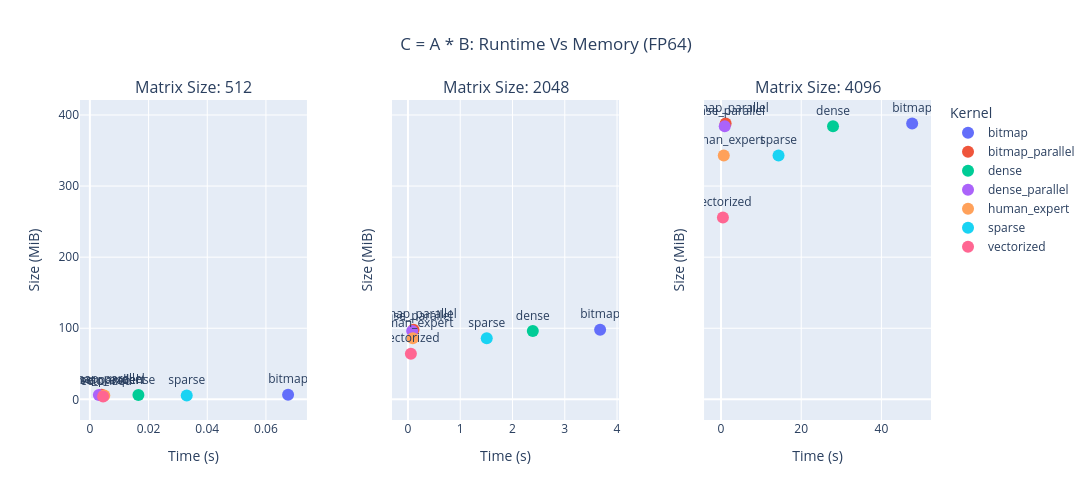

Notebook source saved alongside this figure:
### Code cell
SIZES = [512, 2048, 4096]
SPARSITY = 50

fig = make_subplots(
    rows=1, 
    cols=3,
    subplot_titles=(f'Matrix Size: {SIZES[0]}',
                   f'Matrix Size: {SIZES[1]}',
                   f'Matrix Size: {SIZES[2]}',),
    horizontal_spacing=0.1,
    shared_yaxes=True,
    shared_xaxes=False
)


df_list = []
for size in SIZES:
    df_list.append(full_df[(full_df["M"] == size) & (full_df["sparsity"] == SPARSITY)])

unique_kernels = full_df['kernel'].unique()
color_sequence = px.colors.qualitative.Plotly

for i, df in enumerate(df_list, start=1):
    for j, kernel in enumerate(unique_kernels):
        kernel_df = df[df['kernel'] == kernel]
        fig.add_trace(
            go.Scatter(
                x=kernel_df['seconds'],
                y=kernel_df['mb'],
                mode='markers+text',
                name=kernel,
                text=kernel,
                textposition='top center',
                marker=dict(
                    size=15,
                    color=color_sequence[j % len(color_sequence)]
                ),
                hovertemplate=(
                    "Time: %{x:.2f}s<br>" +
                    "Memory: %{y:.2f} MiB<br>" +
                    "<extra></extra>"
                ),
                showlegend=True if i == 1 else False,
            ),
            row=1, col=i
        )

fig.update_layout(
    title_text="C = A * B: Runtime Vs Memory (FP64)",
    title_x=0.5,
    height=500,
    width=1600,
    legend_title_text='Kernel',
    hovermode='closest'
)

fig.update_xaxes(title_text="Time (s)", row=1, col=1)
fig.update_xaxes(title_text="Time (s)", row=1, col=2)
fig.update_xaxes(title_text="Time (s)", row=1, col=3)
fig.update_yaxes(title_text="Size (MiB)", row=1, col=1)
fig.update_yaxes(title_text="Size (MiB)", row=1, col=2)
fig.update_yaxes(title_text="Size (MiB)", row=1, col=3)

fig.update_traces(marker=dict(size=12), textposition='top center')

fig.show()

### Figure 1 — Plotly figure (JSON) as saved in the notebook; plotly's stock layout.template omitted (floating-point values rounded to 4 significant figures)
{"data": [{"hovertemplate": "Time: %{x:.2f}s<br>Memory: %{y:.2f} MiB<br><extra></extra>", "marker": {"color": "#636EFA", "size": 12}, "mode": "markers+text", "name": "bitmap", "showlegend": true, "text": "bitmap", "textposition": "top center", "type": "scatter", "x": [0.06755], "xaxis": "x", "y": [6.5], "yaxis": "y"}, {"hovertemplate": "Time: %{x:.2f}s<br>Memory: %{y:.2f} MiB<br><extra></extra>", "marker": {"color": "#EF553B", "size": 12}, "mode": "markers+text", "name": "bitmap_parallel", "showlegend": true, "text": "bitmap_parallel", "textposition": "top center", "type": "scatter", "x": [0.004028], "xaxis": "x", "y": [6.5], "yaxis": "y"}, {"hovertemplate": "Time: %{x:.2f}s<br>Memory: %{y:.2f} MiB<br><extra></extra>", "marker": {"color": "#00CC96", "size": 12}, "mode": "markers+text", "name": "dense", "showlegend": true, "text": "dense", "textposition": "top center", "type": "scatter", "x": [0.01654], "xaxis": "x", "y": [6.0], "yaxis": "y"}, {"hovertemplate": "Time: %{x:.2f}s<br>Memory: %{y:.2f} MiB<br><extra></extra>", "marker": {"color": "#AB63FA", "size": 12}, "mode": "markers+text", "name": "dense_parallel", "showlegend": true, "text": "dense_parallel", "textposition": "top center", "type": "scatter", "x": [0.003054], "xaxis": "x", "y": [6.0], "yaxis": "y"}, {"hovertemplate": "Time: %{x:.2f}s<br>Memory: %{y:.2f} MiB<br><extra></extra>", "marker": {"color": "#FFA15A", "size": 12}, "mode": "markers+text", "name": "human_expert", "showlegend": true, "text": "human_expert", "textposition": "top center", "type": "scatter", "x": [0.004904], "xaxis": "x", "y": [5.367], "yaxis": "y"}, {"hovertemplate": "Time: %{x:.2f}s<br>Memory: %{y:.2f} MiB<br><extra></extra>", "marker": {"color": "#19D3F3", "size": 12}, "mode": "markers+text", "name": "sparse", "showlegend": true, "text": "sparse", "textposition": "top center", "type": "scatter", "x": [0.03301], "xaxis": "x", "y": [5.367], "yaxis": "y"}, {"hovertemplate": "Time: %{x:.2f}s<br>Memory: %{y:.2f} MiB<br><extra></extra>", "marker": {"color": "#FF6692", "size": 12}, "mode": "markers+text", "name": "vectorized", "showlegend": true, "text": "vectorized", "textposition": "top center", "type": "scatter", "x": [0.00451], "xaxis": "x", "y": [4.001], "yaxis": "y"}, {"hovertemplate": "Time: %{x:.2f}s<br>Memory: %{y:.2f} MiB<br><extra></extra>", "marker": {"color": "#636EFA", "size": 12}, "mode": "markers+text", "name": "bitmap", "showlegend": false, "text": "bitmap", "textposition": "top center", "type": "scatter", "x": [3.676], "xaxis": "x2", "y": [98.0], "yaxis": "y2"}, {"hovertemplate": "Time: %{x:.2f}s<br>Memory: %{y:.2f} MiB<br><extra></extra>", "marker": {"color": "#EF553B", "size": 12}, "mode": "markers+text", "name": "bitmap_parallel", "showlegend": false, "text": "bitmap_parallel", "textposition": "top center", "type": "scatter", "x": [0.1067], "xaxis": "x2", "y": [98.0], "yaxis": "y2"}, {"hovertemplate": "Time: %{x:.2f}s<br>Memory: %{y:.2f} MiB<br><extra></extra>", "marker": {"color": "#00CC96", "size": 12}, "mode": "markers+text", "name": "dense", "showlegend": false, "text": "dense", "textposition": "top center", "type": "scatter", "x": [2.388], "xaxis": "x2", "y": [96.0], "yaxis": "y2"}, {"hovertemplate": "Time: %{x:.2f}s<br>Memory: %{y:.2f} MiB<br><extra></extra>", "marker": {"color": "#AB63FA", "size": 12}, "mode": "markers+text", "name": "dense_parallel", "showlegend": false, "text": "dense_parallel", "textposition": "top center", "type": "scatter", "x": [0.08031], "xaxis": "x2", "y": [96.0], "yaxis": "y2"}, {"hovertemplate": "Time: %{x:.2f}s<br>Memory: %{y:.2f} MiB<br><extra></extra>", "marker": {"color": "#FFA15A", "size": 12}, "mode": "markers+text", "name": "human_expert", "showlegend": false, "text": "human_expert", "textposition": "top center", "type": "scatter", "x": [0.09277], "xaxis": "x2", "y": [85.8], "yaxis": "y2"}, {"hovertemplate": "Time: %{x:.2f}s<br>Memory: %{y:.2f} MiB<br><extra></extra>", "marker": {"color": "#19D3F3", "size": 12}, "mode": "markers+text", "name": "sparse", "showlegend": false, "text": "sparse", "textposition": "top center", "type": "scatter", "x": [1.507], "xaxis": "x2", "y": [85.8], "yaxis": "y2"}, {"hovertemplate": "Time: %{x:.2f}s<br>Memory: %{y:.2f} MiB<br><extra></extra>", "marker": {"color": "#FF6692", "size": 12}, "mode": "markers+text", "name": "vectorized", "showlegend": false, "text": "vectorized", "textposition": "top center", "type": "scatter", "x": [0.05596], "xaxis": "x2", "y": [63.99], "yaxis": "y2"}, {"hovertemplate": "Time: %{x:.2f}s<br>Memory: %{y:.2f} MiB<br><extra></extra>", "marker": {"color": "#636EFA", "size": 12}, "mode": "markers+text", "name": "bitmap", "showlegend": false, "text": "bitmap", "textposition": "top center", "type": "scatter", "x": [47.67], "xaxis": "x3", "y": [388.0], "yaxis": "y3"}, {"hovertemplate": "Time: %{x:.2f}s<br>Memory: %{y:.2f} MiB<br><extra></extra>", "marker": {"color": "#EF553B", "size": 12}, "mode": "markers+text", "name": "bitmap_parallel", "showlegend": false, "text": "bitmap_parallel", "textposition": "top center", "type": "scatter", "x": [1.145], "xaxis": "x3", "y": [388.0], "yaxis": "y3"}, {"hovertemplate": "Time: %{x:.2f}s<br>Memory: %{y:.2f} MiB<br><extra></extra>", "marker": {"color": "#00CC96", "size": 12}, "mode": "markers+text", "name": "dense", "showlegend": false, "text": "dense", "textposition": "top center", "type": "scatter", "x": [27.93], "xaxis": "x3", "y": [384.0], "yaxis": "y3"}, {"hovertemplate": "Time: %{x:.2f}s<br>Memory: %{y:.2f} MiB<br><extra></extra>", "marker": {"color": "#AB63FA", "size": 12}, "mode": "markers+text", "name": "dense_parallel", "showlegend": false, "text": "dense_parallel", "textposition": "top center", "type": "scatter", "x": [0.9214], "xaxis": "x3", "y": [384.0], "yaxis": "y3"}, {"hovertemplate": "Time: %{x:.2f}s<br>Memory: %{y:.2f} MiB<br><extra></extra>", "marker": {"color": "#FFA15A", "size": 12}, "mode": "markers+text", "name": "human_expert", "showlegend": false, "text": "human_expert", "textposition": "top center", "type": "scatter", "x": [0.6795], "xaxis": "x3", "y": [343.1], "yaxis": "y3"}, {"hovertemplate": "Time: %{x:.2f}s<br>Memory: %{y:.2f} MiB<br><extra></extra>", "marker": {"color": "#19D3F3", "size": 12}, "mode": "markers+text", "name": "sparse", "showlegend": false, "text": "sparse", "textposition": "top center", "type": "scatter", "x": [14.34], "xaxis": "x3", "y": [343.1], "yaxis": "y3"}, {"hovertemplate": "Time: %{x:.2f}s<br>Memory: %{y:.2f} MiB<br><extra></extra>", "marker": {"color": "#FF6692", "size": 12}, "mode": "markers+text", "name": "vectorized", "showlegend": false, "text": "vectorized", "textposition": "top center", "type": "scatter", "x": [0.4672], "xaxis": "x3", "y": [255.9], "yaxis": "y3"}], "layout": {"annotations": [{"font": {"size": 16}, "showarrow": false, "text": "Matrix Size: 512", "x": 0.1333, "xanchor": "center", "xref": "paper", "y": 1, "yanchor": "bottom", "yref": "paper"}, {"font": {"size": 16}, "showarrow": false, "text": "Matrix Size: 2048", "x": 0.5, "xanchor": "center", "xref": "paper", "y": 1, "yanchor": "bottom", "yref": "paper"}, {"font": {"size": 16}, "showarrow": false, "text": "Matrix Size: 4096", "x": 0.8667, "xanchor": "center", "xref": "paper", "y": 1, "yanchor": "bottom", "yref": "paper"}], "height": 500, "hovermode": "closest", "legend": {"title": {"text": "Kernel"}}, "title": {"text": "C = A * B: Runtime Vs Memory (FP64)", "x": 0.5}, "width": 1600, "xaxis": {"anchor": "y", "domain": [0, 0.2667], "title": {"text": "Time (s)"}}, "xaxis2": {"anchor": "y2", "domain": [0.3667, 0.6333], "title": {"text": "Time (s)"}}, "xaxis3": {"anchor": "y3", "domain": [0.7333, 1], "title": {"text": "Time (s)"}}, "yaxis": {"anchor": "x", "domain": [0, 1], "title": {"text": "Size (MiB)"}}, "yaxis2": {"anchor": "x2", "domain": [0, 1], "matches": "y", "showticklabels": false, "title": {"text": "Size (MiB)"}}, "yaxis3": {"anchor": "x3", "domain": [0, 1], "matches": "y", "showticklabels": false, "title": {"text": "Size (MiB)"}}}}
